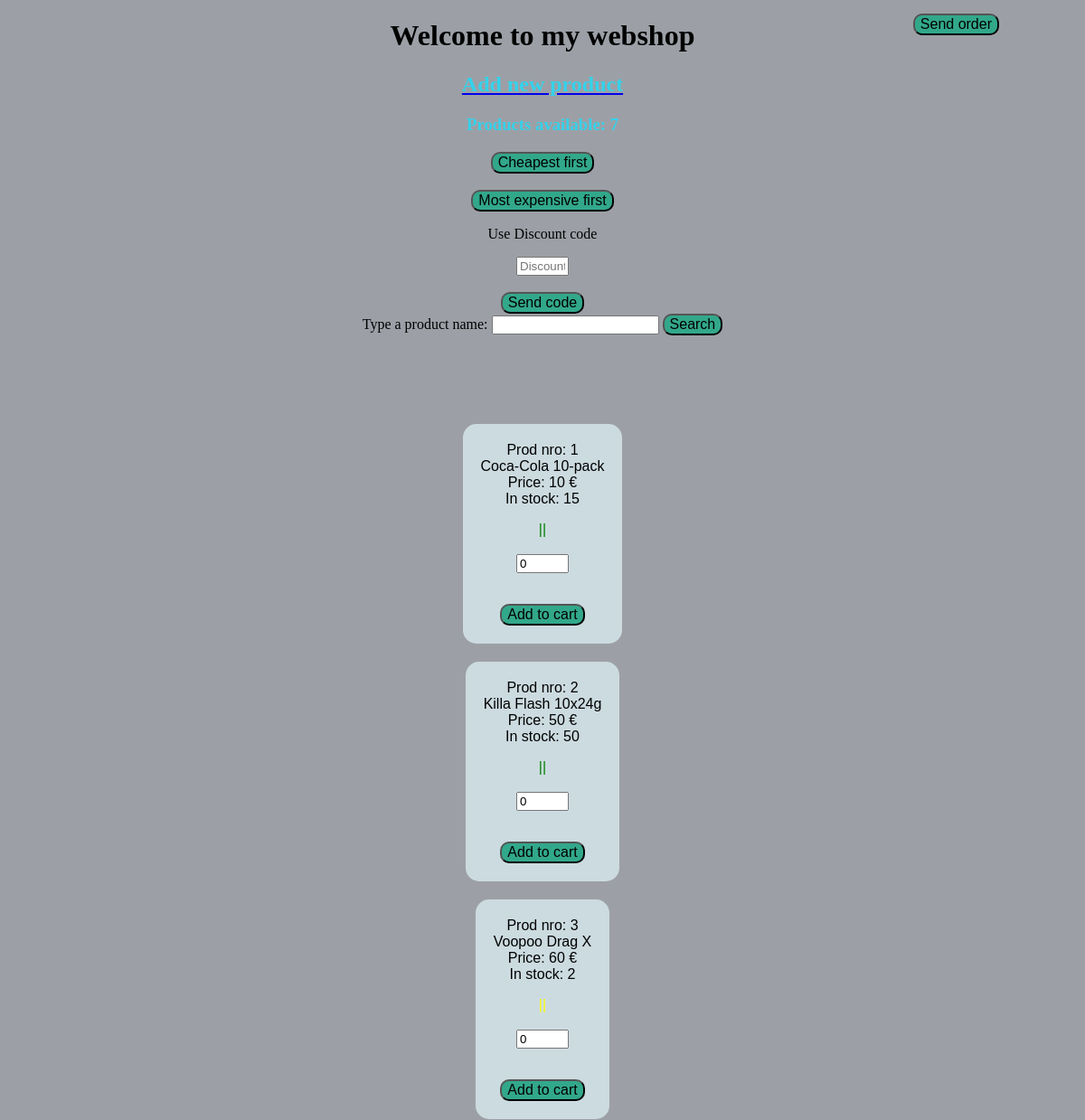
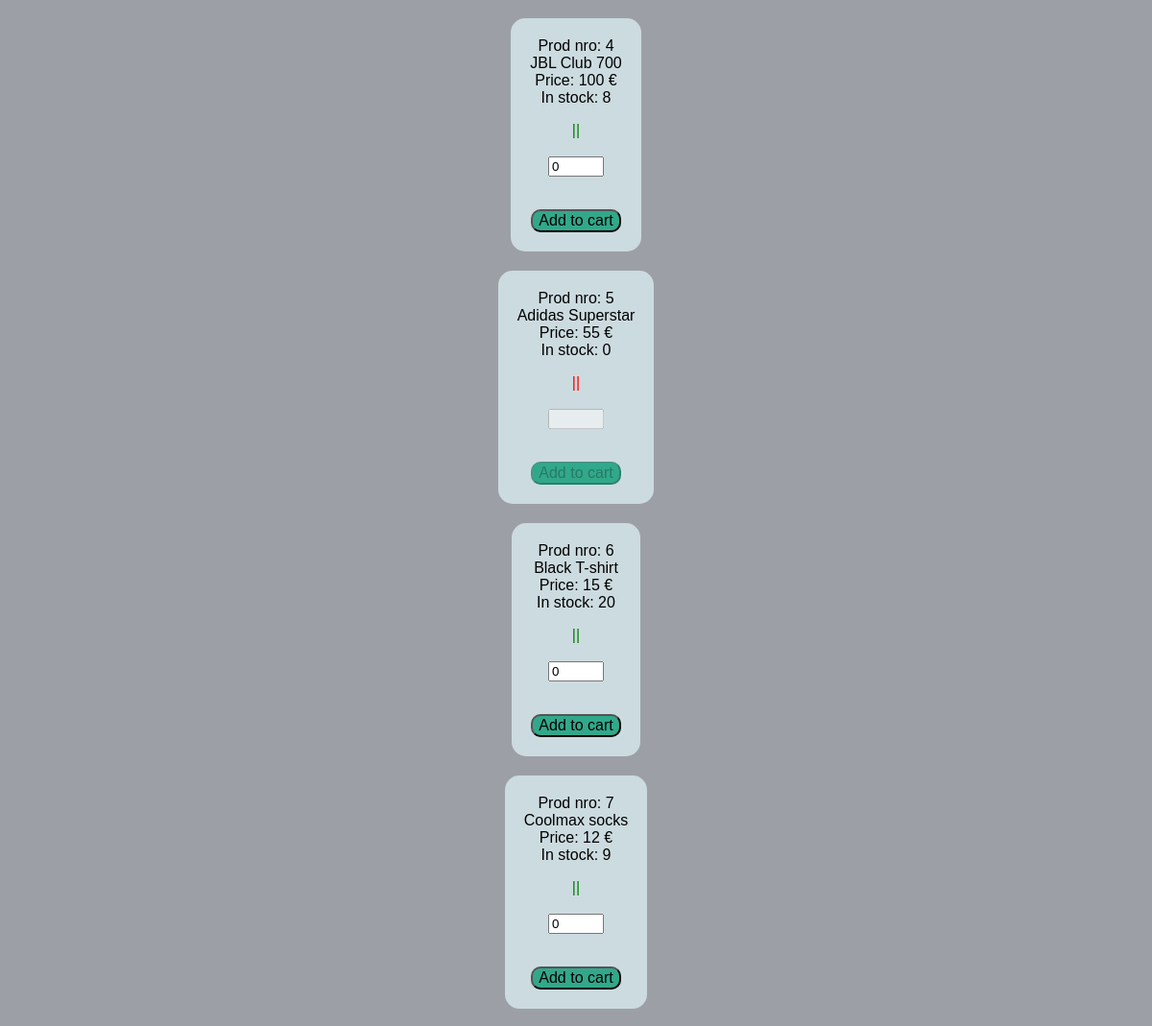
The app's page /Webshop with its own data (2 pictures, top to bottom).
### tables this page shows
CREATE TABLE "Shop" (
	"IDNUM"	INTEGER,
	"PRICE"	INTEGER,
	"IMG"	BLOB,
	"DESCR"	TEXT,
	"INSTOCK"	INTEGER,
	"Pcode"	INTEGER,
	"DiscPrice"	INTEGER,
	PRIMARY KEY("IDNUM")
);

### webshop.py (the view)
@webshop.route('/Webshop')
def showWebShop():
    connection = sqlite3.connect('Flaskdb.db')
    connection.row_factory = sqlite3.Row
    cursor = connection.cursor()
    cursor.execute('SELECT idnum,Price,img,descr,instock FROM SHOP')
    rows = cursor.fetchall()
    cursorProd = connection.cursor()
    cursorProd.execute('SELECT COUNT(Idnum) FROM Shop')
    for prod in cursorProd:
        prod[0]
    return render_template('Webshop.html', rows=rows, stockPlace=colorMark, totProd=prod[0])

### templates/Webshop.html (shortened to what this page needs)
<!DOCTYPE html>
<html>
<head>
  <link rel="stylesheet" href="{{ url_for('static', filename='css/styles.css') }}">
</head>
<body>
  <center>
    <h1>Welcome to my webshop</h1>
  </center>
  <center>
    <a href="/AddProduct">
      <h2 class="webshop">Add new product</h2>
    </a>
    <h3 class="webshop">Products available: {{totProd}}</h3>
    <div class="shopBtn">
      <form action="/cheapest" method="post">
        <button class="Btn" type="submit">Cheapest first</button>
      </form>
      <br>
      <form action="/expensive" method="post">
        <button class="Btn" type="submit">Most expensive first</button>
      </form>
      <p>Use Discount code</p>
      <form action="/sendDiscCode"method="post">
        <input class="inputFields" type="text" name="discount" placeholder="Discount code"><br>
        <br>
        <button class="Btn" type="submit">Send code</button>
      </form>
    </div>
    <form action="/searchproduct" method="post">
      Type a product name: <input type="text" name="searchprod">
      <button class="Btn" type="submit">Search</button>
    </form>
    <br>
    <div class="sendBtn">
    <form action="/sendOrd" method="post">
      <button class="Btn" type="submit">Send order</button>
    </form>
    <br>
  </div>
    <br>
  </center>
  <br><br>
  {%for row in rows%}
  <div class="prodDiv">
    <div id="prod">
      Prod nro: {{row['Idnum']}}<br>
      {{row['Descr']}}<br>
      Price: {{row['Price']}} €<br>
      In stock: {{row['Instock']}}<br>
      <form action="/AddCart" method="post">
        {% if row.Instock == 0 %} <p class="colormarkRed"> {{stockPlace}}<br><br> <input class="inputFields"
             type="number" name="amount" disabled> </p><br>
        <button class="Btn" disabled>Add to cart</button>
        {% elif row.Instock >= 5 %} <p class="colormarkGreen"> {{stockPlace}}<br><br> <input class="inputFields"
          type="number" name="amount" value="0" id="amount" max="{{row.Instock}}"></p><br>
        <button class="Btn" onclick="cart()">Add to cart</button>
        {% elif row.Instock <= 5 %} <p class="colormarkYellow"> {{stockPlace}} <br><br> <input class="inputFields"
          type="number" name="amount" value="0" max="{{row.Instock}}"></p><br>
          <button class="Btn" onclick="cart()">Add to cart</button>
          {% endif %}
    </div>
  </div>
  {%endfor%}

### static/css/styles.css (style rules this page uses)
h3 { color: #03d3fc; text-align: center; }
h2 { text-align: center; color: #03d3fc; }
body { background-color: #9ca0a6; }
.Btn { background-color: #32a88b; font-size: 16px; border-radius: 10px; }
.colormarkGreen { color: green; }
.colormarkYellow { color: yellow; }
.colormarkRed { color:red; }
.prodDiv { display: flex; justify-content: center; }
.prodDiv>div { text-align: center; margin:10px; padding: 20px; background-color: #ccdbe0; text-align: center; font-family: 'Franklin Gothic Medium', 'Arial Narrow', Arial, sans-serif; border-radius: 15px; }
.inputFields { width: 50px; }
.sendBtn { position: absolute; top:15px; right:95px; }
.webshop { color:#34d2eb; }

### records on screen
Shop: Idnum "1", Descr "Coca-Cola 10-pack", Price "10", Instock "15", stockPlace "||"
Shop: Idnum "2", Descr "Killa Flash 10x24g", Price "50", Instock "50", stockPlace "||"
Shop: Idnum "3", Descr "Voopoo Drag X", Price "60", Instock "2"
Shop: Idnum "4", Descr "JBL Club 700", Price "100", Instock "8", stockPlace "||"
Shop: Idnum "5", Descr "Adidas Superstar", Price "55", Instock "0", stockPlace "||"
Shop: Idnum "6", Descr "Black T-shirt", Price "15", Instock "20", stockPlace "||"
Shop: Idnum "7", Descr "Coolmax socks", Price "12", Instock "9", stockPlace "||"
